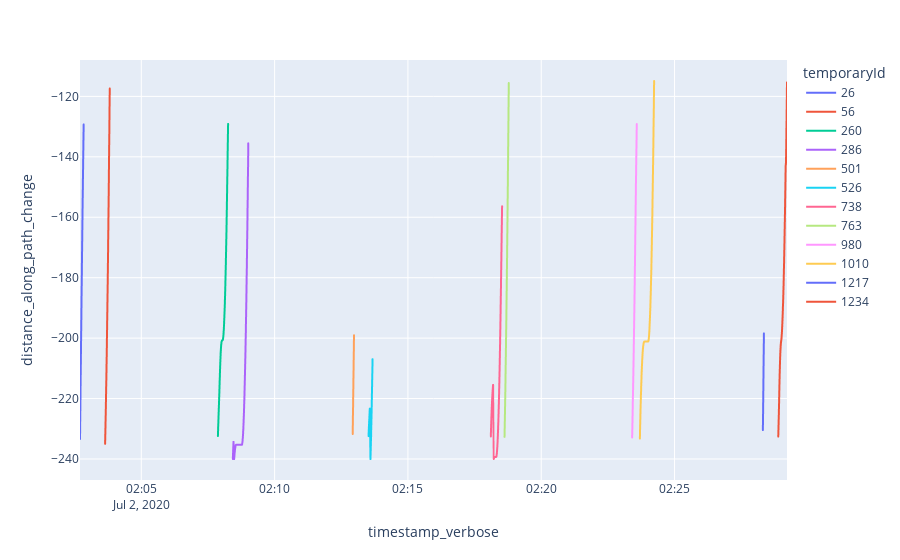

The notebook cell saved with this chart:
### Code cell
import plotly.express as px
#fig_pdx_street = px.line(x=df_bsm_id_pdx_street.timestamp_verbose, y= df_bsm_id_pdx_street.distance_along_path,title = 'Using distance along path')
#fig_pdx_street.update_xaxes(rangeslider_visible=True) 
fig_market = px.line(df_bsm_pdx_market10th_try_1, x='timestamp_verbose', y='distance_along_path_change', color='temporaryId')
fig_market.show()
